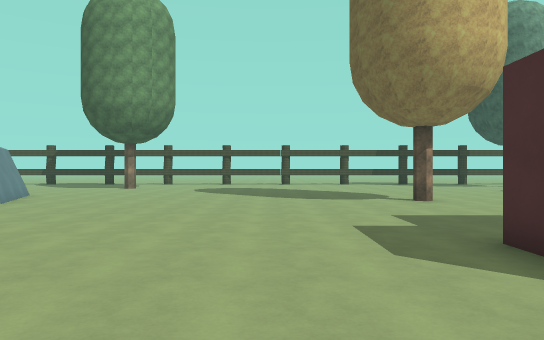
[1] (above)

24 first-person views from a walk through a Godot game level. The camera is 1.5 m above the floor, looks level and sees 70° across. The floor is counted in squares, 1.8 m on a side. Each view is taken from the middle of a square. On the plan, view 1 faces up. The plan holds only what a view shows up to about 12 squares ahead; the rest is blank. The place goes on beyond the plan. Surface patterns are stand-ins for the level's own textures.

[2]
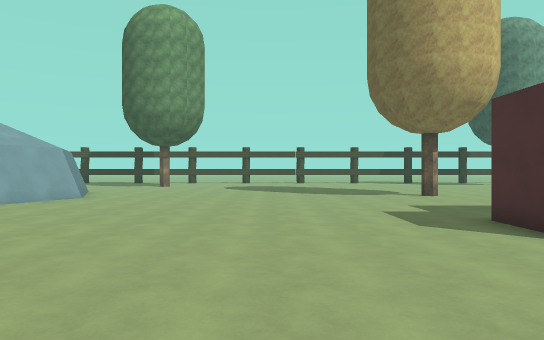

[3]
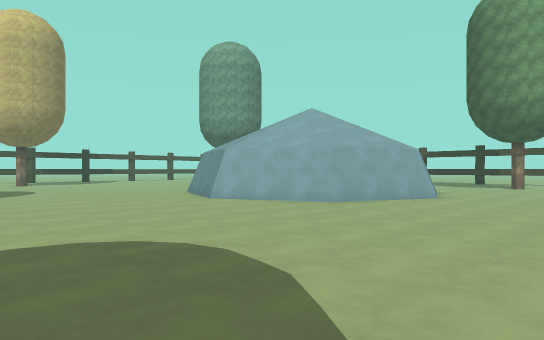

[4]
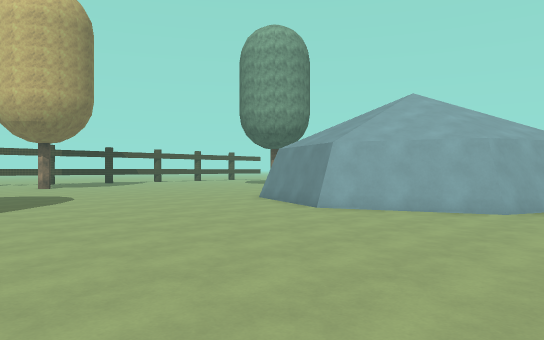

[5]
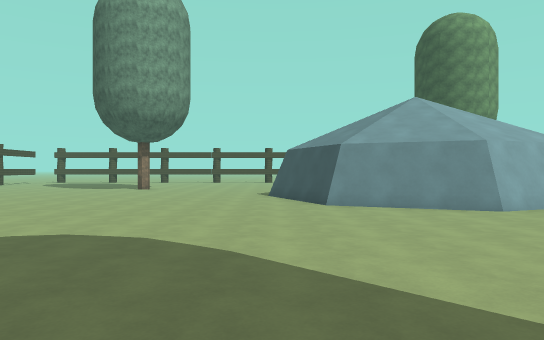

[6]
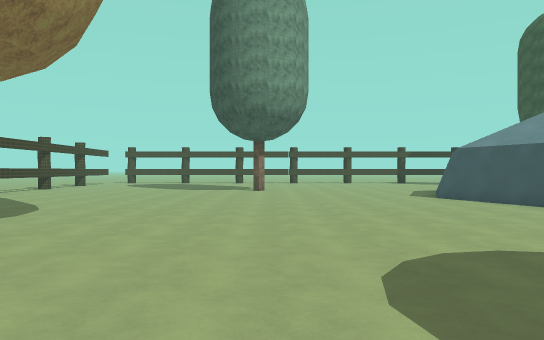

[7]
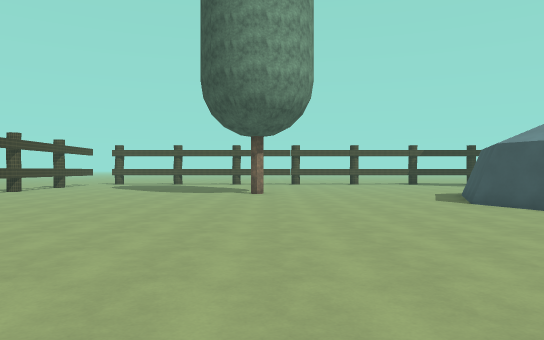

[8]
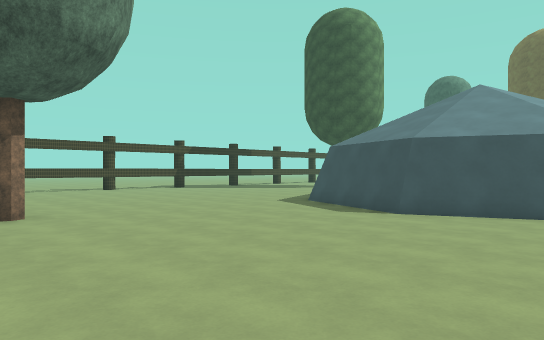

[9]
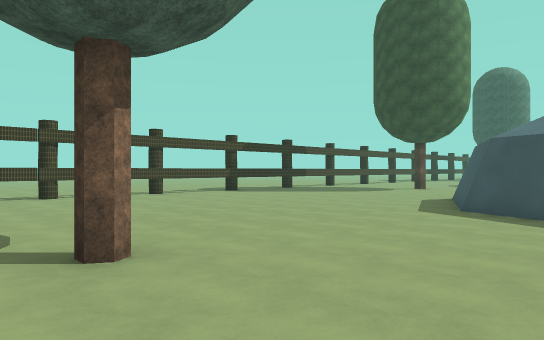

[10]
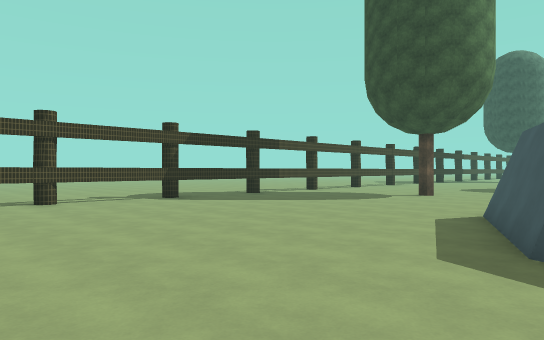

[11]
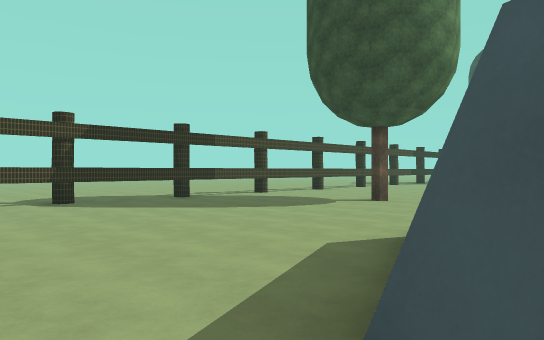

[12]
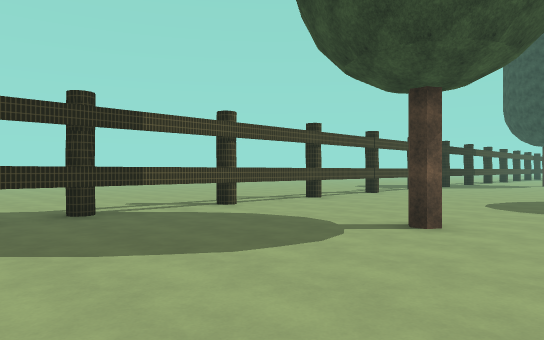

[13]
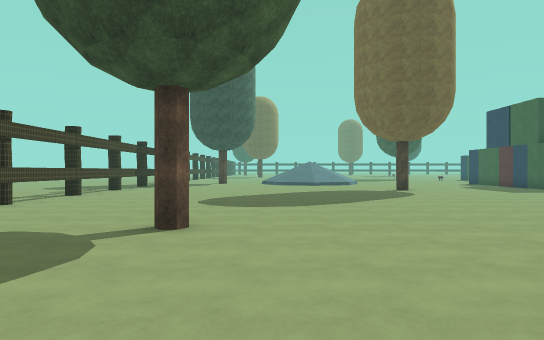

[14]
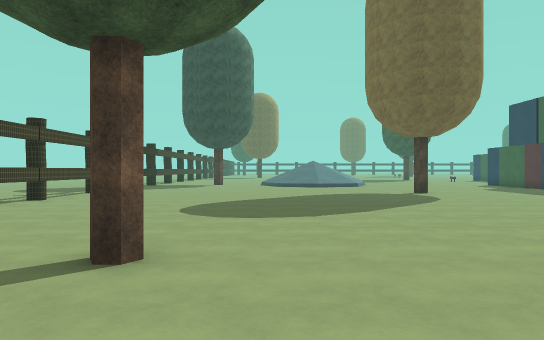

[15]
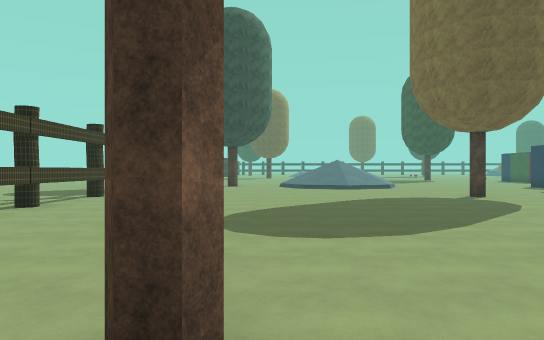

[16]
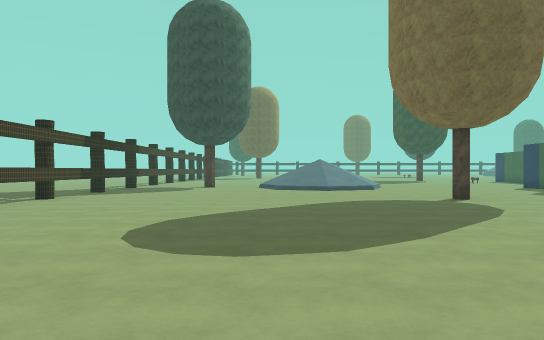

[17]
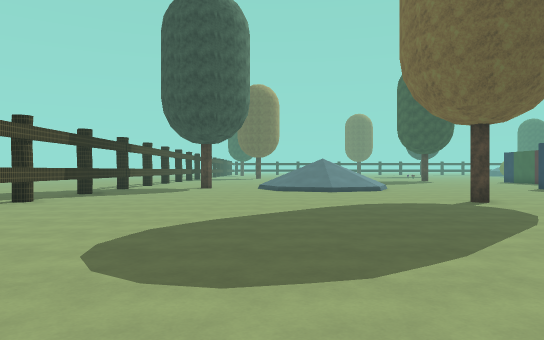

[18]
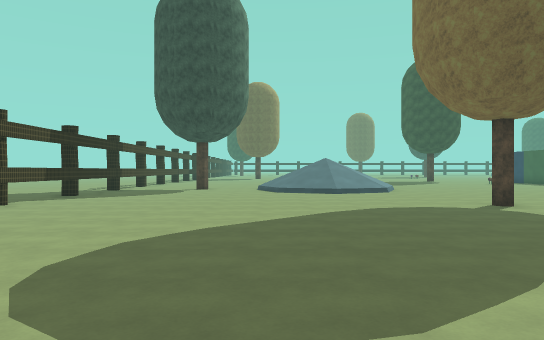

[19]
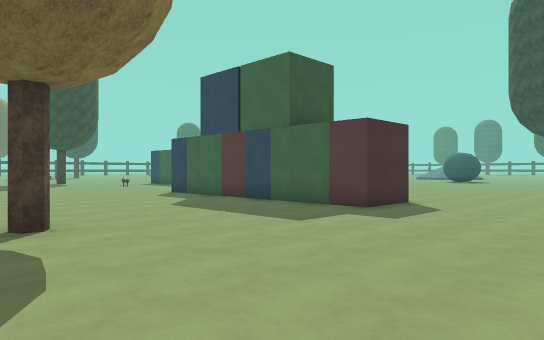

[20]
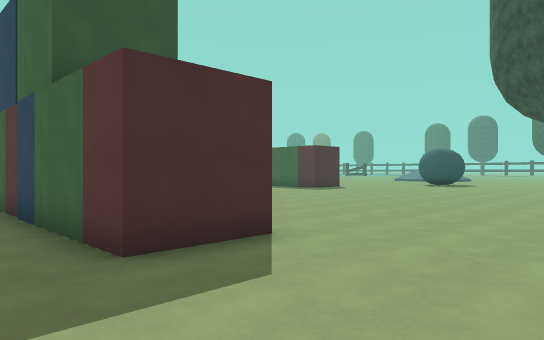

[21]
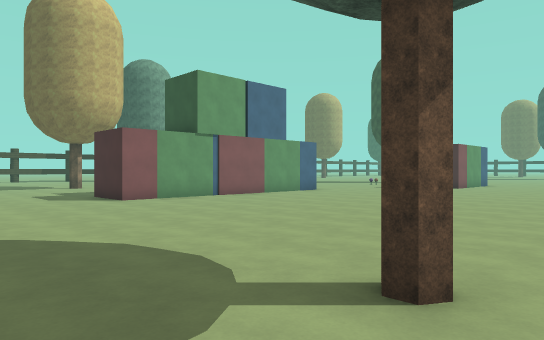

[22]
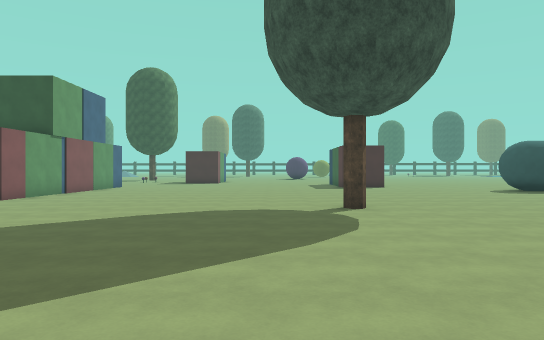

[23]
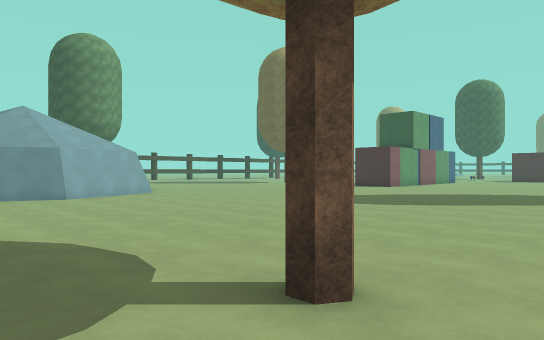

[24]
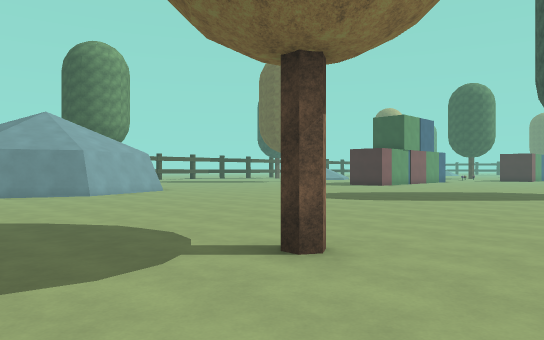

### Floor plan
Key: @ floor where view 1 was taken; # wall or solid block; . floor; T tree; H thing the floor can be seen under or through.
Columns run from 29 left of view 1 to 7 right of it. Each row starts with its distance up from view 1.
 25             ...... ......       ..
 24             ..............   ......
 23         .## ....H......H..HH.....H...
 22         #.. #.HH.HHH.HH.HH..HH.HH.HH#
 21         .. ..........................
 20         .. ..........................
 19         .............................
 18        ................T.............
 17        ................T.............
 16        ..............................
 15        ..............................
 14        T.........##..................
 13       .........###   ................
 12 ..............##     #...............
 11 ..............#      #...........T...
 10 .............##      ##..............
  9 .............##      ##..............
  8  .............#      #...............
  7   ............##    ##...............
  6   .............######................
  5    ..............##..................
  4     ............................#####
  3     T...........................###
  2      ..............................
  1       ..............................
  0       .......................@.......
 -1            ..........................
 -2         .     .......................
 -3              ........................
 -4               ......................
 -5              ...T....................
 -6              ........................
 -7               ........ .......T.....
 -8              . ..        .........
 -9                           ........

Where each view was taken, in squares from view 1:
view 1: 0 up, 0 right, facing up
view 2: 2 down, 1 left, facing up
view 3: 2 down, 2 left, facing up-left
view 4: 2 down, 6 left, facing up-left
view 5: 3 down, 16 left, facing up
view 6: 2 down, 21 left, facing up
view 7: 0 up, 21 left, facing up
view 8: 6 up, 23 left, facing up-right
view 9: 10 up, 23 left, facing up-right
view 10: 12 up, 19 left, facing up-right
view 11: 12 up, 16 left, facing up-right
view 12: 15 up, 12 left, facing up-right
view 13: 16 up, 12 left, facing right
view 14: 16 up, 10 left, facing right
view 15: 17 up, 8 left, facing right
view 16: 16 up, 7 left, facing right
view 17: 16 up, 6 left, facing right
view 18: 16 up, 5 left, facing right
view 19: 12 up, 2 left, facing down-right
view 20: 6 up, 1 left, facing down-right
view 21: 8 down, 2 left, facing up-right
view 22: 5 down, 8 left, facing right
view 23: 7 down, 15 left, facing up-right
view 24: 8 down, 16 left, facing up-right
